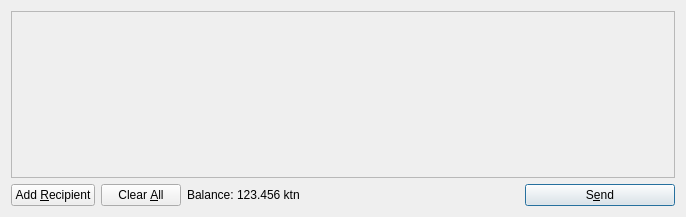
<?xml version="1.0" encoding="UTF-8"?>
<ui version="4.0">
 <class>SendCoinsDialog</class>
 <widget class="QDialog" name="SendCoinsDialog">
  <property name="geometry">
   <rect>
    <x>0</x>
    <y>0</y>
    <width>686</width>
    <height>217</height>
   </rect>
  </property>
  <property name="windowTitle">
   <string>Send Coins</string>
  </property>
  <layout class="QVBoxLayout" name="verticalLayout">
   <item>
    <widget class="QScrollArea" name="scrollArea">
     <property name="widgetResizable">
      <bool>true</bool>
     </property>
     <widget class="QWidget" name="scrollAreaWidgetContents">
      <property name="geometry">
       <rect>
        <x>0</x>
        <y>0</y>
        <width>666</width>
        <height>165</height>
       </rect>
      </property>
      <layout class="QVBoxLayout" name="verticalLayout_2">
       <property name="margin">
        <number>0</number>
       </property>
       <item>
        <layout class="QVBoxLayout" name="entries">
         <property name="spacing">
          <number>6</number>
         </property>
        </layout>
       </item>
       <item>
        <spacer name="verticalSpacer">
         <property name="orientation">
          <enum>Qt::Vertical</enum>
         </property>
         <property name="sizeHint" stdset="0">
          <size>
           <width>20</width>
           <height>40</height>
          </size>
         </property>
        </spacer>
       </item>
      </layout>
     </widget>
    </widget>
   </item>
   <item>
    <layout class="QHBoxLayout" name="horizontalLayout">
     <item>
      <widget class="QPushButton" name="addButton">
       <property name="toolTip">
        <string>Send to multiple recipients at once</string>
       </property>
       <property name="text">
        <string>Add &amp;Recipient</string>
       </property>
       <property name="icon">
        <iconset resource="../bitcoin.qrc">
         <normaloff>:/icons/add</normaloff>:/icons/add</iconset>
       </property>
       <property name="autoDefault">
        <bool>false</bool>
       </property>
      </widget>
     </item>
     <item>
      <widget class="QPushButton" name="clearButton">
       <property name="sizePolicy">
        <sizepolicy hsizetype="Minimum" vsizetype="Fixed">
         <horstretch>0</horstretch>
         <verstretch>0</verstretch>
        </sizepolicy>
       </property>
       <property name="toolTip">
        <string>Remove all transaction fields</string>
       </property>
       <property name="text">
        <string>Clear &amp;All</string>
       </property>
       <property name="icon">
        <iconset resource="../bitcoin.qrc">
         <normaloff>:/icons/remove</normaloff>:/icons/remove</iconset>
       </property>
       <property name="autoRepeatDelay">
        <number>300</number>
       </property>
       <property name="autoDefault">
        <bool>false</bool>
       </property>
      </widget>
     </item>
     <item>
      <layout class="QHBoxLayout" name="horizontalLayout_2">
       <property name="spacing">
        <number>3</number>
       </property>
       <item>
        <widget class="QLabel" name="label">
         <property name="text">
          <string>Balance:</string>
         </property>
        </widget>
       </item>
       <item>
        <widget class="QLabel" name="labelBalance">
         <property name="cursor">
          <cursorShape>IBeamCursor</cursorShape>
         </property>
         <property name="text">
          <string>123.456 ktn</string>
         </property>
         <property name="textInteractionFlags">
          <set>Qt::LinksAccessibleByMouse|Qt::TextSelectableByKeyboard|Qt::TextSelectableByMouse</set>
         </property>
        </widget>
       </item>
      </layout>
     </item>
     <item>
      <spacer name="horizontalSpacer">
       <property name="orientation">
        <enum>Qt::Horizontal</enum>
       </property>
       <property name="sizeHint" stdset="0">
        <size>
         <width>40</width>
         <height>20</height>
        </size>
       </property>
      </spacer>
     </item>
     <item>
      <widget class="QPushButton" name="sendButton">
       <property name="minimumSize">
        <size>
         <width>150</width>
         <height>0</height>
        </size>
       </property>
       <property name="toolTip">
        <string>Confirm the send action</string>
       </property>
       <property name="text">
        <string>S&amp;end</string>
       </property>
       <property name="icon">
        <iconset resource="../bitcoin.qrc">
         <normaloff>:/icons/send</normaloff>:/icons/send</iconset>
       </property>
       <property name="default">
        <bool>true</bool>
       </property>
      </widget>
     </item>
    </layout>
   </item>
  </layout>
 </widget>
 <resources>
  <include location="../bitcoin.qrc"/>
 </resources>
 <connections/>
</ui>
